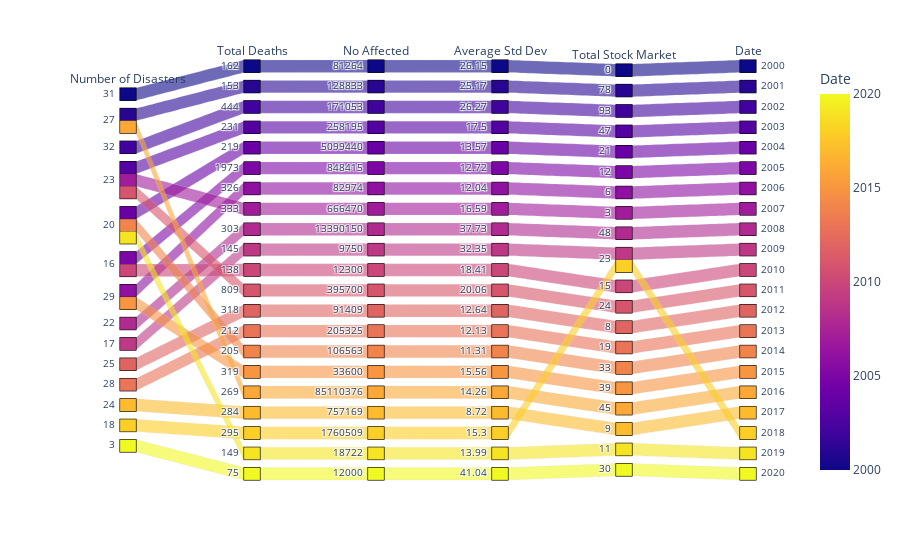

Notebook source saved alongside this figure:
### Markdown cell above
## Create Paralell Category graph to show correlations

### Code cell
combined_df['Average Std Dev']=round(combined_df['Average Std Dev']*100,2)
combined_df=combined_df.sort_values("Date", ascending=True)
figi=px.parallel_categories(combined_df, height=800, color=combined_df.index)
figi.show()

### Figure 1 — Plotly figure (JSON) as saved in the notebook; plotly's stock layout.template omitted (floating-point values rounded to 4 significant figures)
{"data": [{"dimensions": [{"label": "Number of Disasters", "values": [31, 27, 32, 23, 20, 16, 29, 23, 22, 17, 16, 23, 25, 28, 20, 29, 27, 24, 18, 20, 3]}, {"label": "Total Deaths", "values": [162, 153, 444, 231, 219, 1973, 326, 333, 303, 145, 138, 809, 318, 212, 205, 319, 269, 284, 295, 149, 75]}, {"label": "No Affected", "values": [81264, 128833, 171053, 258195, 5099440, 848415, 82974, 666470, 13390150, 9750, 12300, 395700, 91409, 205325, 106563, 33600, 85110376, 757169, 1760509, 18722, 12000]}, {"label": "Average Std Dev", "values": [26.15, 25.17, 26.27, 17.5, 13.57, 12.72, 12.04, 16.59, 37.73, 32.35, 18.41, 20.06, 12.64, 12.13, 11.31, 15.56, 14.26, 8.72, 15.3, 13.99, 41.04]}, {"label": "Total Stock Market", "values": [0, 78, 93, 47, 21, 12, 6, 3, 48, 23, 15, 24, 8, 19, 33, 39, 45, 9, 23, 11, 30]}, {"label": "Date", "values": [2000, 2001, 2002, 2003, 2004, 2005, 2006, 2007, 2008, 2009, 2010, 2011, 2012, 2013, 2014, 2015, 2016, 2017, 2018, 2019, 2020]}], "domain": {"x": [0, 1], "y": [0, 1]}, "line": {"color": [2000, 2001, 2002, 2003, 2004, 2005, 2006, 2007, 2008, 2009, 2010, 2011, 2012, 2013, 2014, 2015, 2016, 2017, 2018, 2019, 2020], "coloraxis": "coloraxis"}, "name": "", "type": "parcats"}], "layout": {"autosize": true, "coloraxis": {"colorbar": {"title": {"text": "Date"}}, "colorscale": [[0, "#0d0887"], [0.1111, "#46039f"], [0.2222, "#7201a8"], [0.3333, "#9c179e"], [0.4444, "#bd3786"], [0.5556, "#d8576b"], [0.6667, "#ed7953"], [0.7778, "#fb9f3a"], [0.8889, "#fdca26"], [1, "#f0f921"]]}, "legend": {"tracegroupgap": 0}, "margin": {"t": 60}}}
